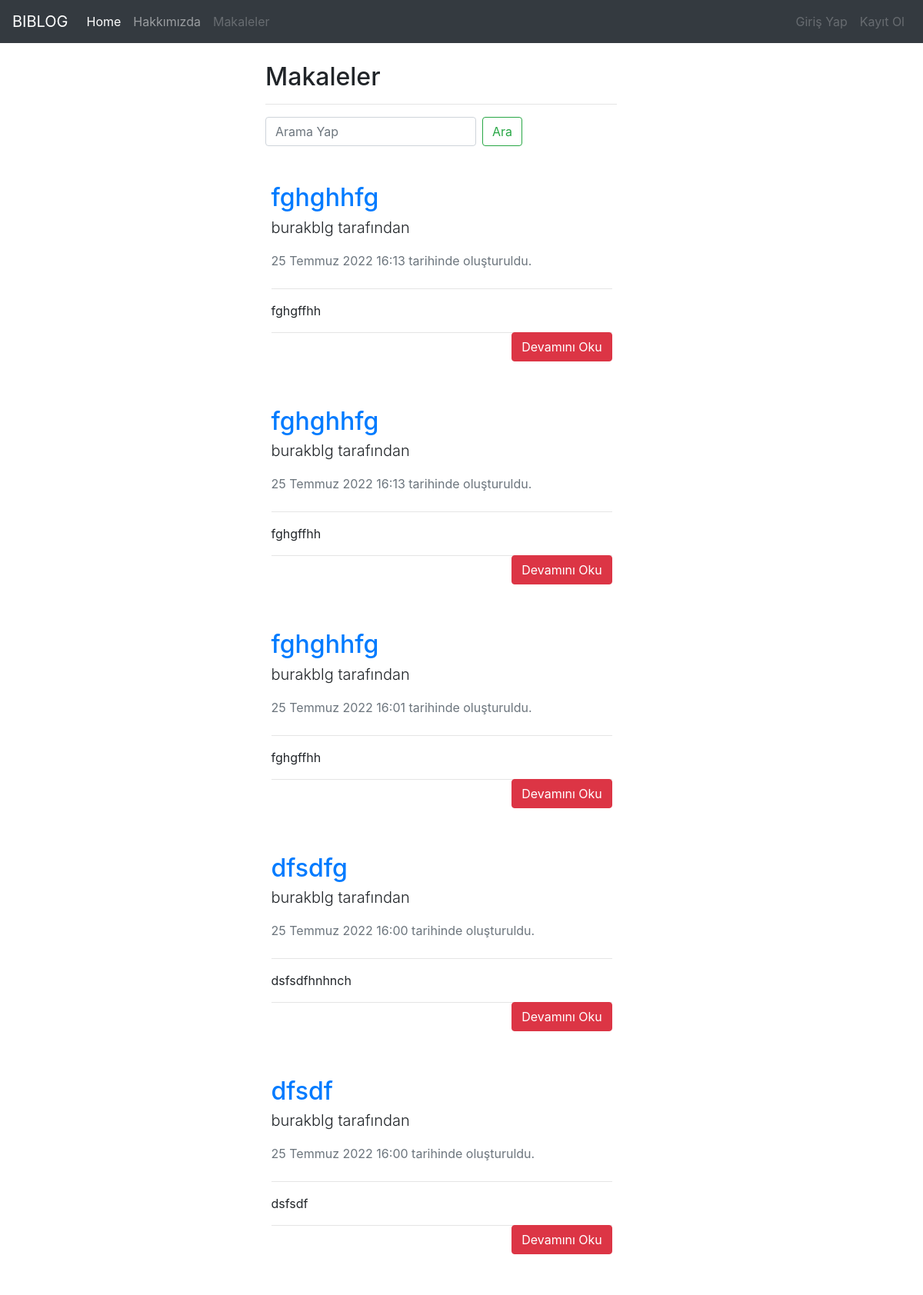
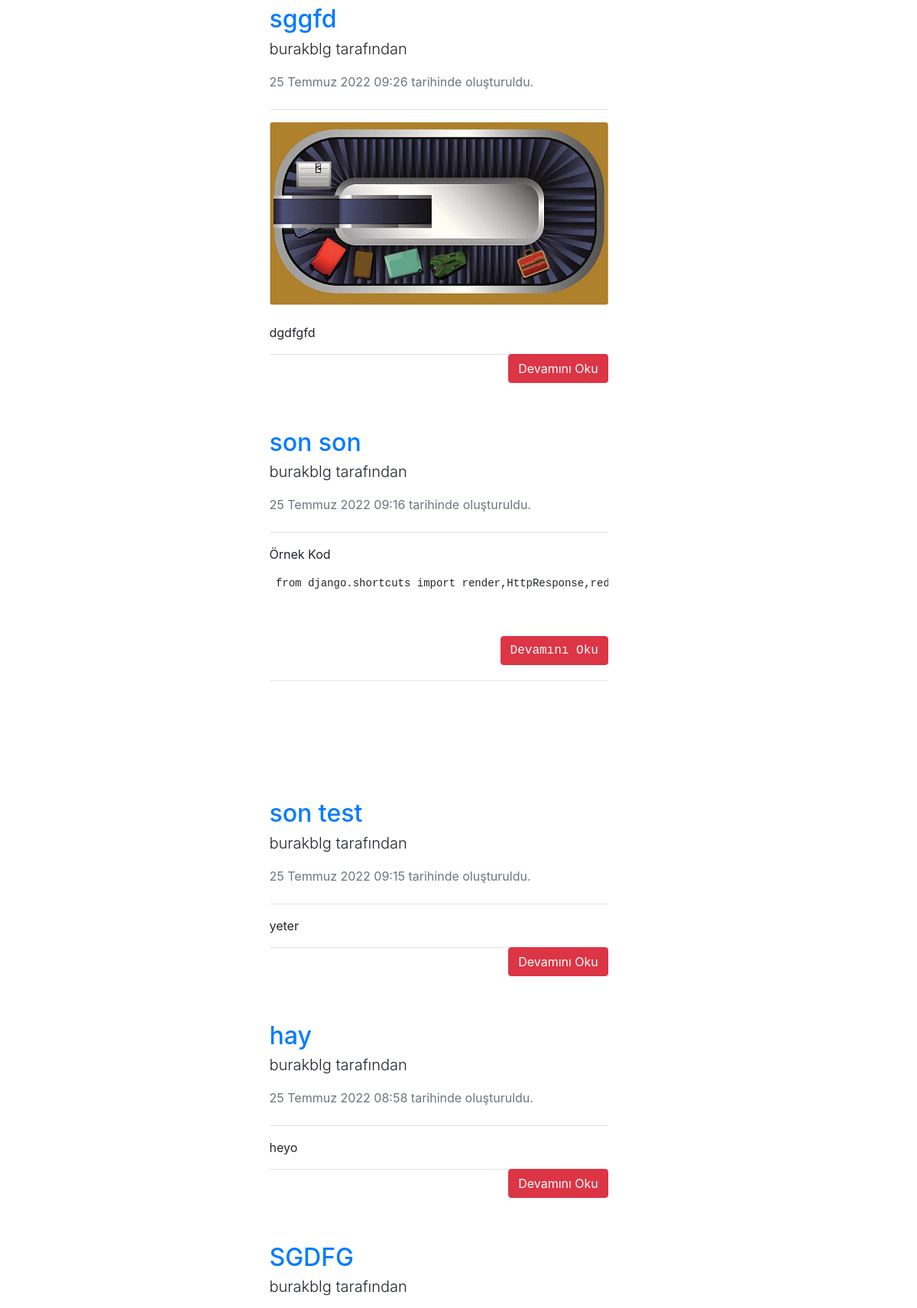
The app's page /articles/ (upper part) with its own data (2 pictures, top to bottom).
### article/models.py (models this page shows, shortened)
class Article(models.Model):
    author = models.ForeignKey("auth.User", on_delete=models.CASCADE,verbose_name="Yazar")
    title = models.CharField(max_length=50,verbose_name="Başlık")
    content = RichTextField(verbose_name="İçerik")
    created_date= models.DateTimeField(auto_now_add=True,verbose_name="Oluşturulma tarihi")
    article_image = models.FileField(blank = True,null = True,verbose_name = "Makaleye fotoğraf ekleyin")
    class Meta:
            ordering = ['-created_date']

### article/views.py (the view)
# urls.py: path('articles/',include("article.urls")),
def articles(request):
    keyword = request.GET.get("keyword")
    if keyword:
        articles = Article.objects.filter(title__contains=keyword)
        return render(request, "articles.html", {"articles": articles})
    articles = Article.objects.all
    return render(request, "articles.html", {"articles": articles})

### templates/articles.html (shortened to what this page needs)
{% extends "layout.html" %}
{% block body %}
<div class="row">
    <div class="col-md-8 offset-md-3">
        <div class="col-lg-8">
        <h2>Makaleler</h2>
<hr>
            </div>
    </div>
</div>
<div class="row">
    <div class="col-md-8 offset-md-3">
        <div class="col-lg-8">
<form class="form-inline mt-2 mt-md-0">
            <input class="form-control mr-sm-2" name="keyword" type="text" placeholder="Arama Yap" aria-label="Search">
            <button class="btn btn-outline-success my-2 my-sm-0" type="submit">Ara</button>
        </form>
            </div>
        </div>
</div>
{% if articles %}
{% for article in articles %}
    <div class="container mt-5">
        <div class="row">
            <div class="col-md-8 offset-md-3">
            <div class="col-lg-8">
                <article>
                    <header class="mb-4">
                        <a href="{% url 'article:detail' article.id %}"><h2 class="fw-bolder mb-1">{{article.title}}</h2 ></a>
                        <p class ="lead">
                            {{article.author.username}} tarafından
                        </p>
                        <div class="text-muted fst-italic mb-2">{{article.created_date}} tarihinde oluşturuldu.</div>
                    </header>
                    <hr>
                    {% if article.article_image %}
                        <a href="{% url 'article:detail' article.id %}"><figure class="mb-4"><img class="img-fluid rounded" src="{{article.article_image.url}}" alt="..." draggable="false" style="filter: blur(0px);"></figure></a>
                     {%  endif %}
                    <section class="mb-5">
                        <p>
                            {{article.content|safe|truncatewords:10}}
                        </p>
                        <a style="float : right;" href="{% url 'article:detail' article.id %}" class="btn btn-danger">Devamını Oku</a>
                        <hr>
                    </section>
                </article>
            </div>
        </div>
    </div>
    </div>
{% endfor %}
{% endif %}
{% endblock body %}

### records on screen
Article: title "fghghhfg", author.username "burakblg", created_date "25 Temmuz 2022 16:13", content "fghgffhh"
Article: title "fghghhfg", author.username "burakblg", created_date "25 Temmuz 2022 16:13", content "fghgffhh"
Article: title "fghghhfg", author.username "burakblg", created_date "25 Temmuz 2022 16:01", content "fghgffhh"
Article: title "dfsdfg", author.username "burakblg", created_date "25 Temmuz 2022 16:00", content "dsfsdfhnhnch"
Article: title "dfsdf", author.username "burakblg", created_date "25 Temmuz 2022 16:00", content "dsfsdf"
Article: title "sggfd", author.username "burakblg", created_date "25 Temmuz 2022 09:26", article_image (picture), content "dgdfgfd"
Article: title "son son", author.username "burakblg", created_date "25 Temmuz 2022 09:16", content "Örnek Kod from django.shortcuts import…"
Article: title "son test", author.username "burakblg", created_date "25 Temmuz 2022 09:15", content "yeter"
Article: title "hay", author.username "burakblg", created_date "25 Temmuz 2022 08:58", content "heyo"
Article: title "SGDFG", author.username "burakblg"
